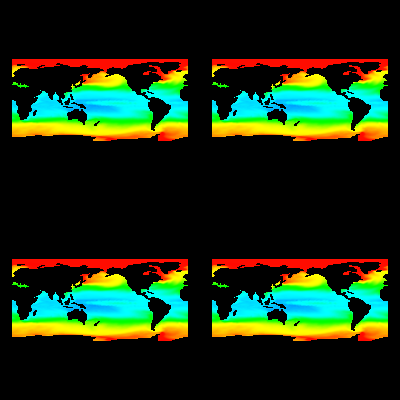

Write Python code to recreate this figure.
#!/usr/bin/env python

# Read a NetCDF CF file with four different output types and render each in a quadrant.

import os

import vtkmodules.vtkInteractionStyle  # noqa: F401
import vtkmodules.vtkRenderingFreeType  # noqa: F401
import vtkmodules.vtkRenderingOpenGL2  # noqa: F401

from vtkmodules.vtkFiltersCore import (
    vtkAssignAttribute,
    vtkThreshold,
)
from vtkmodules.vtkFiltersGeometry import vtkDataSetSurfaceFilter
from vtkmodules.vtkIONetCDF import vtkNetCDFCFReader
from vtkmodules.vtkRenderingCore import (
    vtkActor,
    vtkPolyDataMapper,
    vtkRenderWindow,
    vtkRenderWindowInteractor,
    vtkRenderer,
)

# Source
data_dir = os.environ.get("VPE_DATA_DIR", os.path.dirname(os.path.abspath(__file__)))
nc_file = os.path.join(data_dir, "tos_O1_2001-2002.nc")

# Case 1: Image type (bottom-left)
reader_image = vtkNetCDFCFReader()
reader_image.SetFileName(nc_file)
reader_image.SetOutputTypeToImage()
reader_image.UpdateMetaData()
reader_image.SetVariableArrayStatus("tos", 1)
reader_image.SphericalCoordinatesOff()

aa_image = vtkAssignAttribute()
aa_image.SetInputConnection(reader_image.GetOutputPort())
aa_image.Assign("tos", "SCALARS", "POINT_DATA")

thresh_image = vtkThreshold()
thresh_image.SetInputConnection(aa_image.GetOutputPort())
thresh_image.SetThresholdFunction(vtkThreshold.THRESHOLD_LOWER)
thresh_image.SetLowerThreshold(10000.0)

surface_image = vtkDataSetSurfaceFilter()
surface_image.SetInputConnection(thresh_image.GetOutputPort())

mapper_image = vtkPolyDataMapper()
mapper_image.SetInputConnection(surface_image.GetOutputPort())
mapper_image.SetScalarRange(270, 310)

actor_image = vtkActor()
actor_image.SetMapper(mapper_image)

renderer_0 = vtkRenderer()
renderer_0.AddActor(actor_image)
renderer_0.SetViewport(0.0, 0.0, 0.5, 0.5)

# Case 2: Rectilinear type (bottom-right)
reader_rect = vtkNetCDFCFReader()
reader_rect.SetFileName(nc_file)
reader_rect.SetOutputTypeToRectilinear()
reader_rect.UpdateMetaData()
reader_rect.SetVariableArrayStatus("tos", 1)
reader_rect.SphericalCoordinatesOff()

aa_rect = vtkAssignAttribute()
aa_rect.SetInputConnection(reader_rect.GetOutputPort())
aa_rect.Assign("tos", "SCALARS", "POINT_DATA")

thresh_rect = vtkThreshold()
thresh_rect.SetInputConnection(aa_rect.GetOutputPort())
thresh_rect.SetThresholdFunction(vtkThreshold.THRESHOLD_LOWER)
thresh_rect.SetLowerThreshold(10000.0)

surface_rect = vtkDataSetSurfaceFilter()
surface_rect.SetInputConnection(thresh_rect.GetOutputPort())

mapper_rect = vtkPolyDataMapper()
mapper_rect.SetInputConnection(surface_rect.GetOutputPort())
mapper_rect.SetScalarRange(270, 310)

actor_rect = vtkActor()
actor_rect.SetMapper(mapper_rect)

renderer_1 = vtkRenderer()
renderer_1.AddActor(actor_rect)
renderer_1.SetViewport(0.5, 0.0, 1.0, 0.5)

# Case 3: Structured type (top-left)
reader_struct = vtkNetCDFCFReader()
reader_struct.SetFileName(nc_file)
reader_struct.SetOutputTypeToStructured()
reader_struct.UpdateMetaData()
reader_struct.SetVariableArrayStatus("tos", 1)
reader_struct.SphericalCoordinatesOff()

aa_struct = vtkAssignAttribute()
aa_struct.SetInputConnection(reader_struct.GetOutputPort())
aa_struct.Assign("tos", "SCALARS", "POINT_DATA")

thresh_struct = vtkThreshold()
thresh_struct.SetInputConnection(aa_struct.GetOutputPort())
thresh_struct.SetThresholdFunction(vtkThreshold.THRESHOLD_LOWER)
thresh_struct.SetLowerThreshold(10000.0)

surface_struct = vtkDataSetSurfaceFilter()
surface_struct.SetInputConnection(thresh_struct.GetOutputPort())

mapper_struct = vtkPolyDataMapper()
mapper_struct.SetInputConnection(surface_struct.GetOutputPort())
mapper_struct.SetScalarRange(270, 310)

actor_struct = vtkActor()
actor_struct.SetMapper(mapper_struct)

renderer_2 = vtkRenderer()
renderer_2.AddActor(actor_struct)
renderer_2.SetViewport(0.0, 0.5, 0.5, 1.0)

# Case 4: Unstructured type (top-right)
reader_unstruct = vtkNetCDFCFReader()
reader_unstruct.SetFileName(nc_file)
reader_unstruct.SetOutputTypeToUnstructured()
reader_unstruct.UpdateMetaData()
reader_unstruct.SetVariableArrayStatus("tos", 1)
reader_unstruct.SphericalCoordinatesOff()

aa_unstruct = vtkAssignAttribute()
aa_unstruct.SetInputConnection(reader_unstruct.GetOutputPort())
aa_unstruct.Assign("tos", "SCALARS", "POINT_DATA")

thresh_unstruct = vtkThreshold()
thresh_unstruct.SetInputConnection(aa_unstruct.GetOutputPort())
thresh_unstruct.SetThresholdFunction(vtkThreshold.THRESHOLD_LOWER)
thresh_unstruct.SetLowerThreshold(10000.0)

surface_unstruct = vtkDataSetSurfaceFilter()
surface_unstruct.SetInputConnection(thresh_unstruct.GetOutputPort())

mapper_unstruct = vtkPolyDataMapper()
mapper_unstruct.SetInputConnection(surface_unstruct.GetOutputPort())
mapper_unstruct.SetScalarRange(270, 310)

actor_unstruct = vtkActor()
actor_unstruct.SetMapper(mapper_unstruct)

renderer_3 = vtkRenderer()
renderer_3.AddActor(actor_unstruct)
renderer_3.SetViewport(0.5, 0.5, 1.0, 1.0)

# Render window
render_window = vtkRenderWindow()
render_window.AddRenderer(renderer_0)
render_window.AddRenderer(renderer_1)
render_window.AddRenderer(renderer_2)
render_window.AddRenderer(renderer_3)
render_window.SetWindowName("netcdf cf set output type x array")
render_window.SetMultiSamples(0)
render_window.SetSize(400, 400)

# Interactor
interactor = vtkRenderWindowInteractor()
interactor.SetRenderWindow(render_window)

interactor.Initialize()
interactor.Start()
